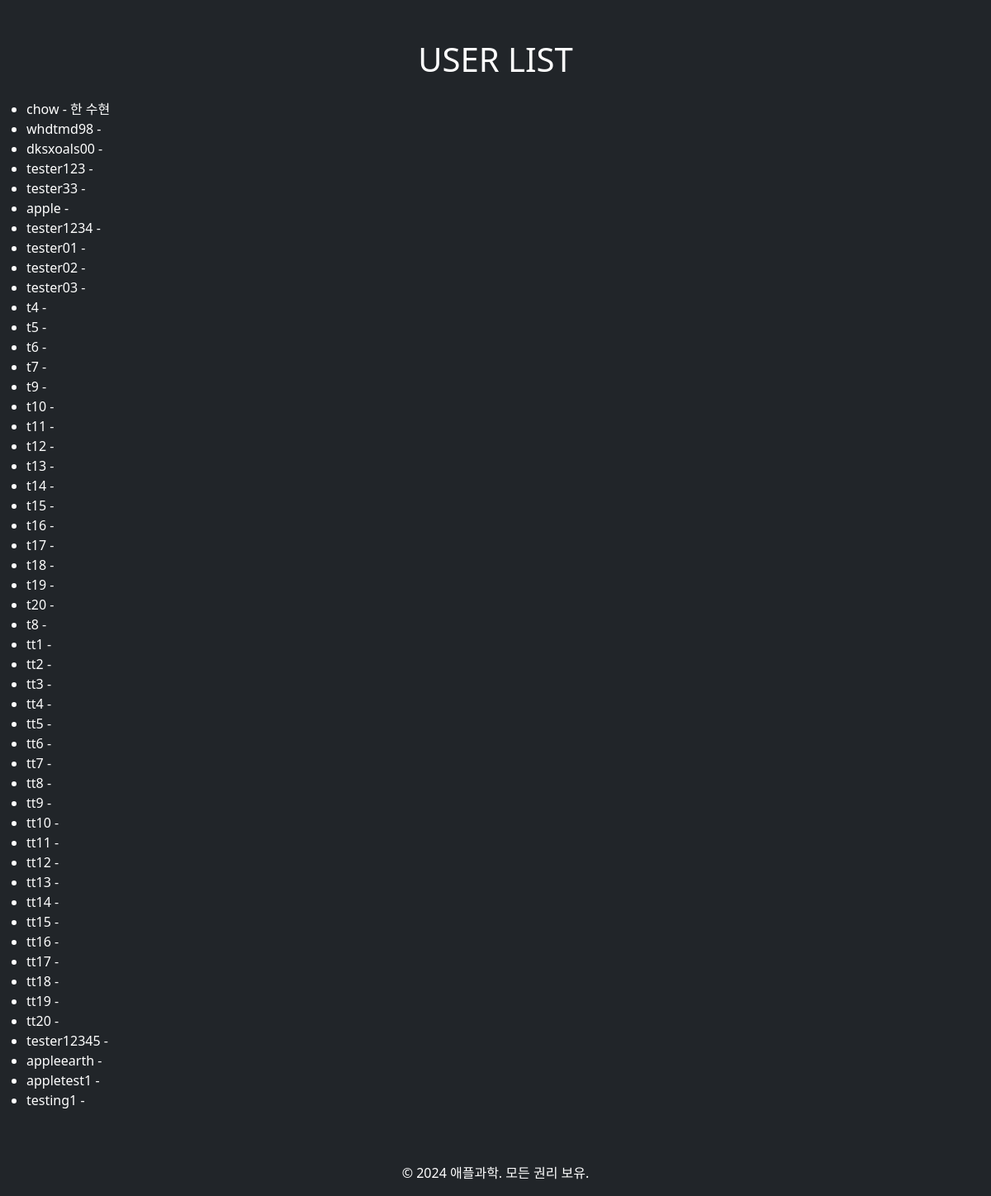
Before: /user/ (signed in) with the older database file.
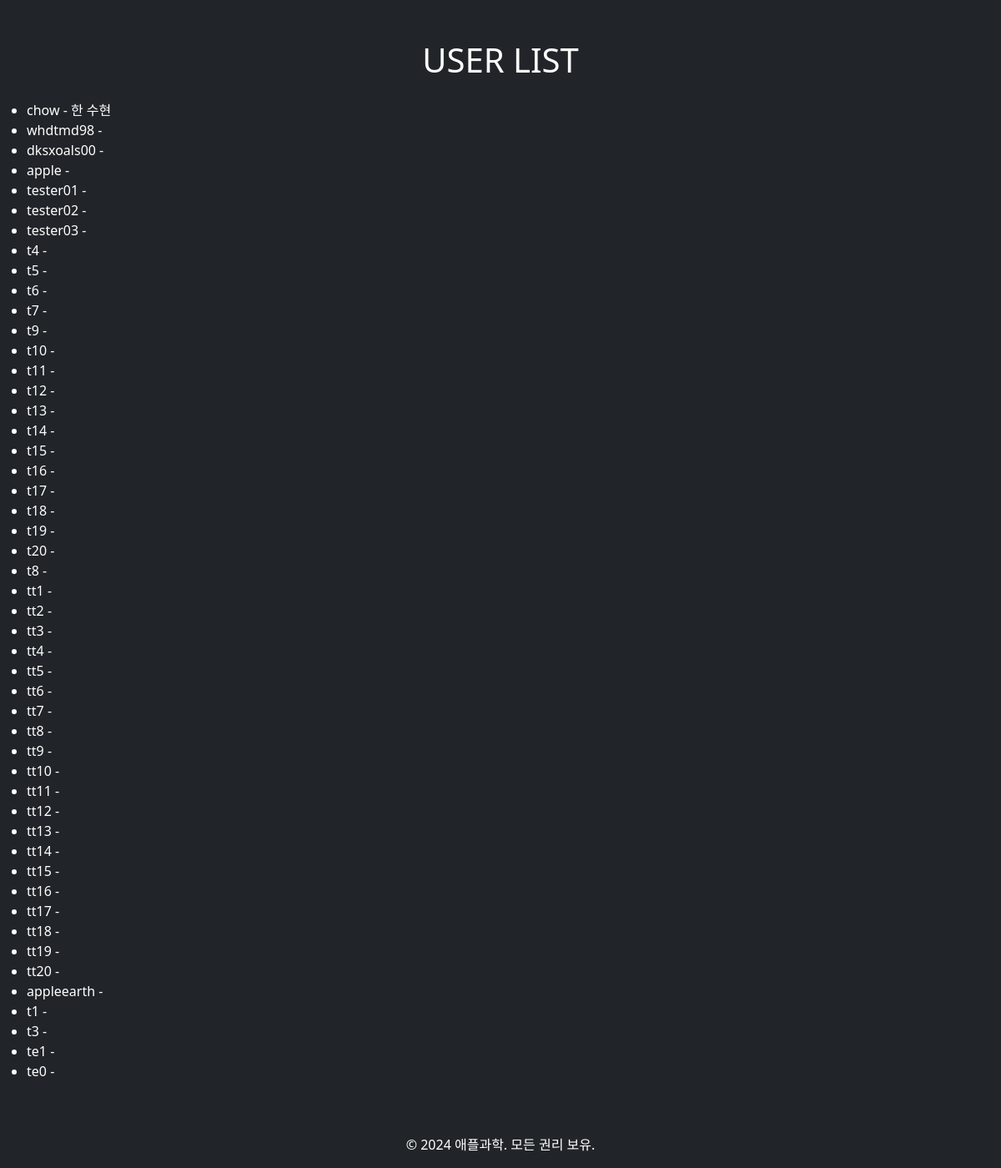
After: the same page with the newer database file.
### common/models.py (models this page shows, shortened)
class User(AbstractUser):
    GRADE_CHOICES = (
        ("1학년", "1학년"),
        ("2학년", "2학년"),
        ("3학년", "3학년"),
    )
    SCHOOL_CHOICES = (
        ("세화고", "세화고"),
        ("세화여고", "세화여고"),
        ("연합반", "연합반"),
    )
    name = models.CharField(max_length=100, null=False, verbose_name="이름")
    phone = models.CharField(
        max_length=20, null=True, blank=True, verbose_name="전화번호"
    )
    parent_phone = models.CharField(
        max_length=20, null=True, blank=True, verbose_name="부모님 전화번호"
    )
    is_teacher = models.BooleanField(default=False, verbose_name="강사")
    is_manager = models.BooleanField(default=False, verbose_name="행정")
    school = models.CharField(
        max_length=50,
        choices=SCHOOL_CHOICES,
        blank=True,
        null=True,
        verbose_name="학교",
    )
    grade = models.CharField(
        max_length=10,
        choices=GRADE_CHOICES,
        blank=True,
        null=True,
        verbose_name="학년",
    )
    physics = models.BooleanField(default=False, verbose_name="물리")
    chemistry = models.BooleanField(default=False, verbose_name="화학")
    biology = models.BooleanField(default=False, verbose_name="생명과학")
    earth_science = models.BooleanField(default=False, verbose_name="지구과학")
    integrated_science = models.BooleanField(default=False, verbose_name="통합과학")
    courses = models.ManyToManyField(
        "Course",
        related_name="enrolled_students",
        blank=True,
        verbose_name="수업 시간표",
    )
    payment_count = models.IntegerField(default=12, verbose_name="결제 횟수")
    payment_request = models.BooleanField(default=False, verbose_name="결제 요청")
    latest_payment = models.DateField(
        blank=True, null=True, verbose_name="최근 결제 날짜"
    )
    is_active = models.BooleanField(
        default=False, verbose_name="활성화"
    )  # 관리자 승인 전까지는 비활성화된 계정 처리
    attended_dates = models.ManyToManyField(
        "Attendance",
        related_name="attended_at",
        blank=True,
        verbose_name="출석 날짜",
    )
    absent_dates = models.ManyToManyField(
        "Absence",
        related_name="absent_at",
        blank=True,
        verbose_name="결석 날짜",
    )
    class Meta:
        verbose_name = "회원"
        verbose_name_plural = "회원"

### common/views.py (the view)
# urls.py: path("", views.user_list_view, name="user_list"),  # 사용자 목록 페이지(for testing)
@login_required
def user_list_view(request):
    if request.user.is_staff:
        users = User.objects.all()
        return render(request, "user/user_list.html", {"users": users})
    else:
        return redirect("user_login")

### templates/user/user_list.html (shortened to what this page needs)
{% load static %}
{% load widget_tweaks %}
<!DOCTYPE html>
<html lang="ko">
<head>
    <link href="https://cdn.jsdelivr.net/npm/bootstrap-icons@1.4.1/font/bootstrap-icons.css" rel="stylesheet">
    <link href="{% static 'css/base.css' %}" rel="stylesheet" />
</head>
<body class="bg-dark text-white">
    <header class="pt-5 pb-3">
        <h1 class="text-center">USER LIST</h1>
    </header>
    <ul>
    {% for user in users %}
        <li>{{ user.username }} - {{ user.get_full_name }}</li>
    {% endfor %}
    </ul>
    <footer class="bg-dark text-white text-center p-3 mt-5">
        © 2024 애플과학. 모든 권리 보유.
    </footer>
</body>
</html>

Changed rows visible on the page:
removed User: username "tester123"
removed User: username "tester33"
removed User: username "tester1234"
removed User: username "tester12345"
removed User: username "appletest1"
removed User: username "testing1"
added User: username "t1"
added User: username "t3"
added User: username "te1"
added User: username "te0"
